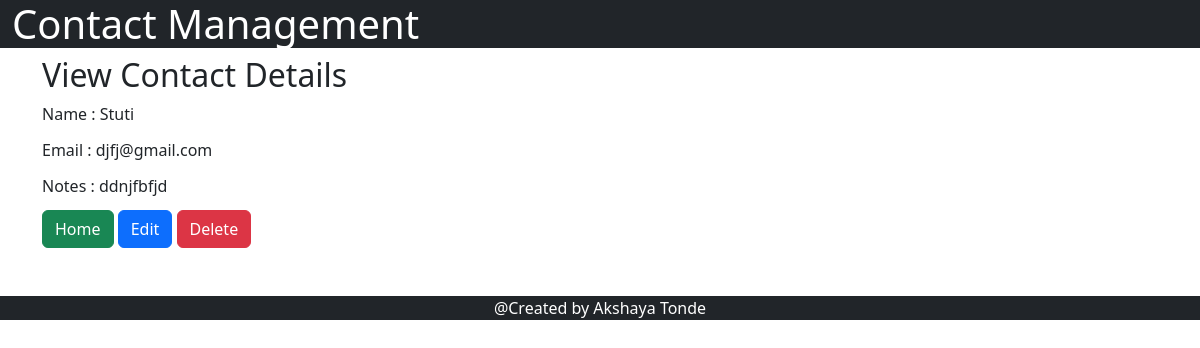
Screenshot of /viewContact/188/ with the database file from the repository.
### contact_management/models.py (models this page shows)
class ContactsInfo(models.Model):
    name = models.CharField(max_length=70)
    email = models.EmailField(max_length=100)
    notes = models.CharField(max_length=100)
    creation_date = models.DateTimeField(default=django.utils.timezone.now)

### contact_management/views.py (the view, shortened to what this page needs)
# urls.py: path('viewContact/<id>/', viewContact, name= 'viewContact'),
def viewContact (request, id):
    queryset = ContactsInfo.objects.get(id=id)
    print(queryset)
    context= {'contactsInfo': queryset, 'page': 'View Contact'}
    return render(request, "viewContact.html", context)

### contact_management/templates/viewContact.html (shortened to what this page needs)
<!DOCTYPE html>
{% extends "base.html"%}
{% block start %}
    <div class="container">
    <form method="post" enctype="multipart/form-data">
        <h2>View Contact Details </h2>
        <div class="mb-1">
            <label for="exampleFormControlTextarea1" class="form-label" >Name : {{contactsInfo.name}} </label>
        </div>
        <div class="mb-1">
            <label for="exampleFormControlInput1" class="form-label" >Email : {{contactsInfo.email}} </label>
        </div>
        <div class="mb-1">
            <label for="exampleFormControlTextarea1" class="form-label" >Notes : {{contactsInfo.notes}}</label>
        </div>
        <button type="submit" name="home" class="btn btn-success"> Home </button>
        <button type="submit" name="edit" class="btn btn-primary"> Edit </button>
        <button type="submit" name="delete"class="btn btn-danger"> Delete </button>
    </form>
    </div>
{% endblock %}

### rows the page displays
ContactsInfo: name "Stuti", email "djfj@gmail.com", notes "ddnjfbfjd"
